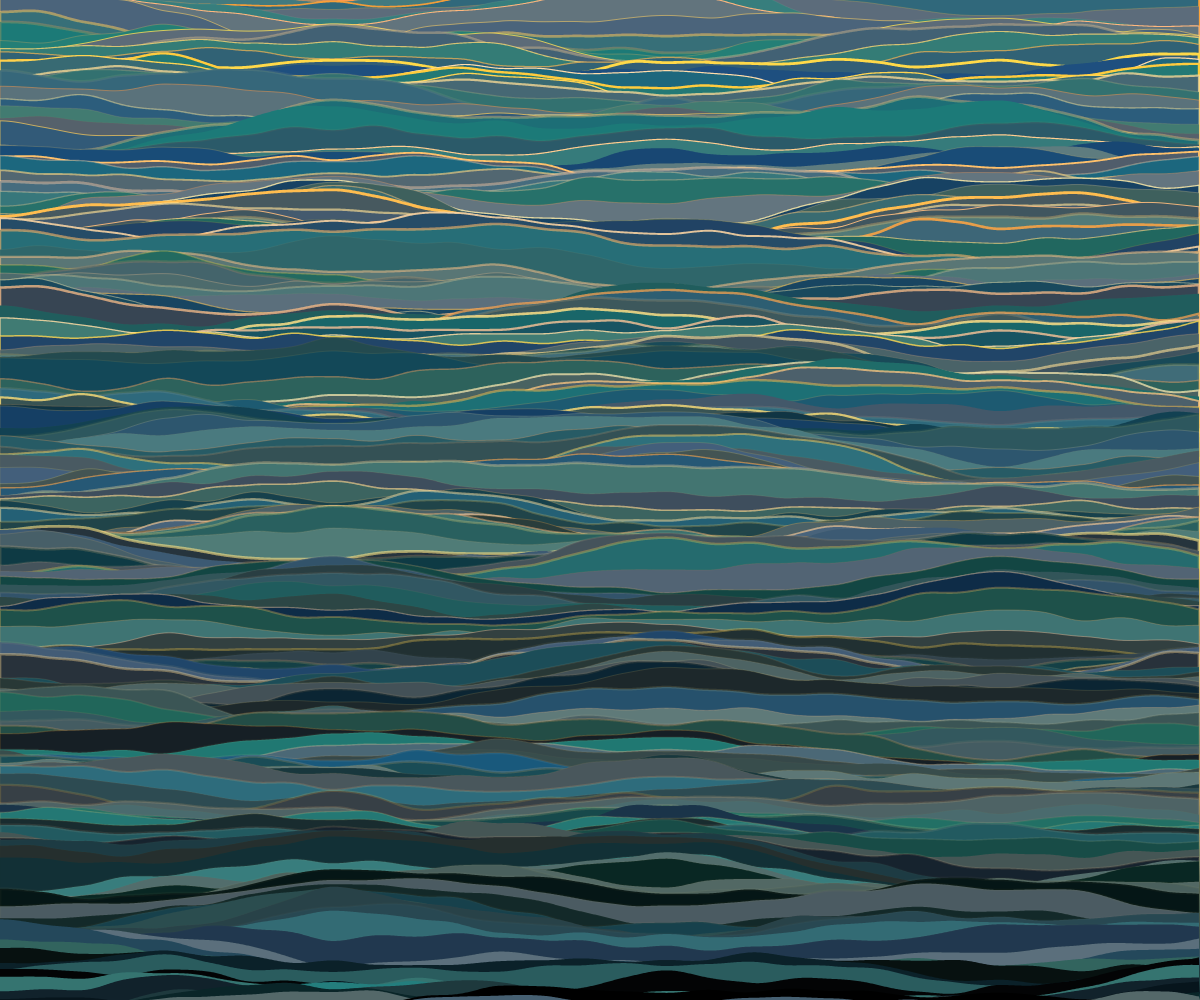
Frame 1 (no input)
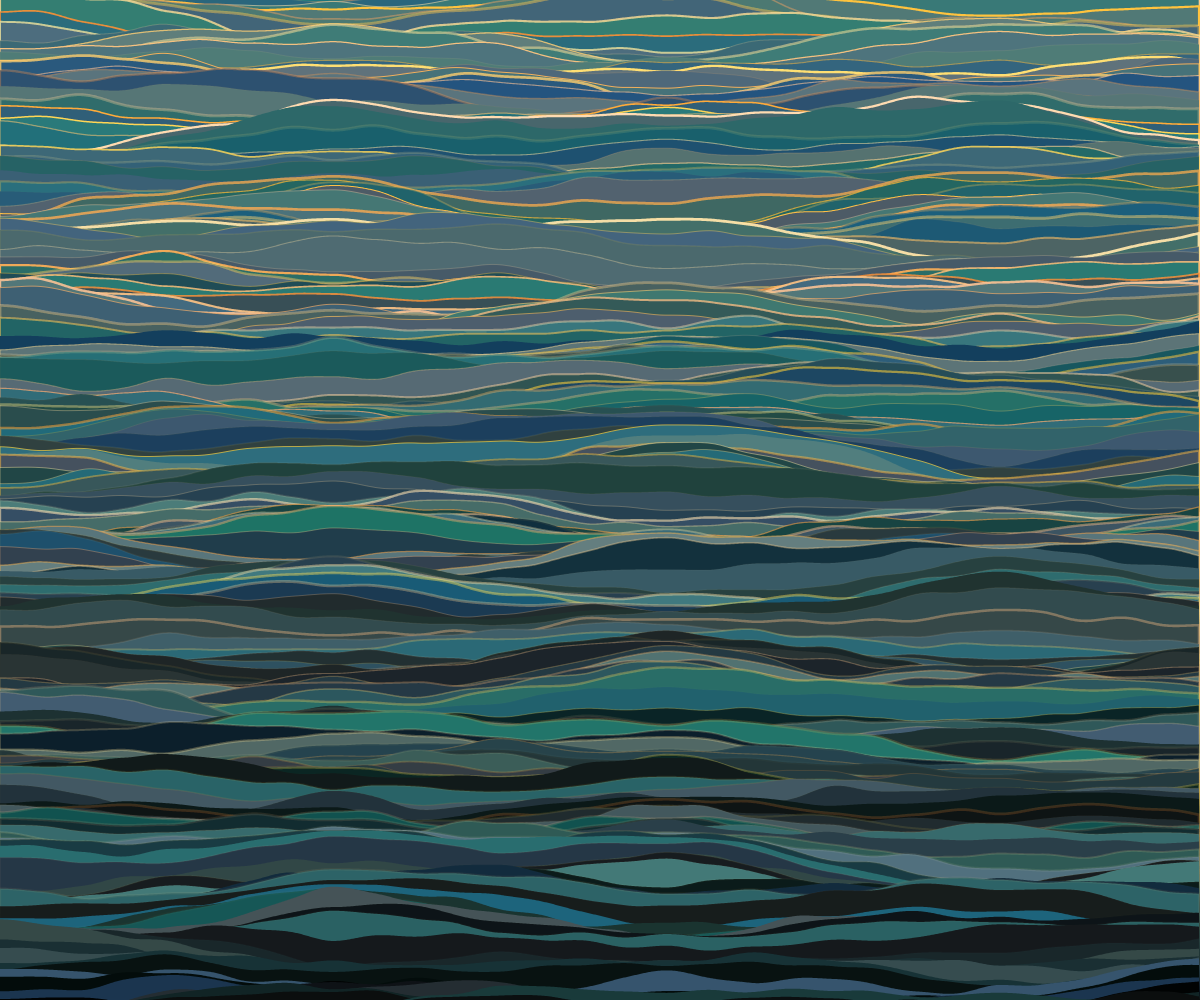
Frame 2 (the mouse pressed at the canvas centre, redrawn once)

The p5.js sketch that drew these frames (run headless with seeded random() and noise() and a simulated clock; the mouse was pressed at the canvas centre and the sketch redrawn once):

// p5.js sketch
// ── sketch.js
function setup() {
  createCanvas(windowWidth, windowHeight);
  background(220);
  colorMode(HSB);
}

function draw() {
  let maxHeight = 100;
  let yoff = 0;

  for (let y = 0; y < height + maxHeight; y += 5) {
    let xoff = 0;
    fill(random(170, 210), random(20, 80), 50 - random(y / 20));
    stroke(random(50, 25), random(30, 80), 255, random(1 - y / height) * 1.5);
    strokeWeight(random(3));

    beginShape();
    vertex(0, height);
    for (let x = 0; x < width; x++) {
      let h = noise(xoff, yoff) * maxHeight - maxHeight;

      vertex(x, y + h);

      xoff += 0.003;
    }
    vertex(width, height);
    endShape();

    yoff += 0.3;
  }

  noLoop();
}
